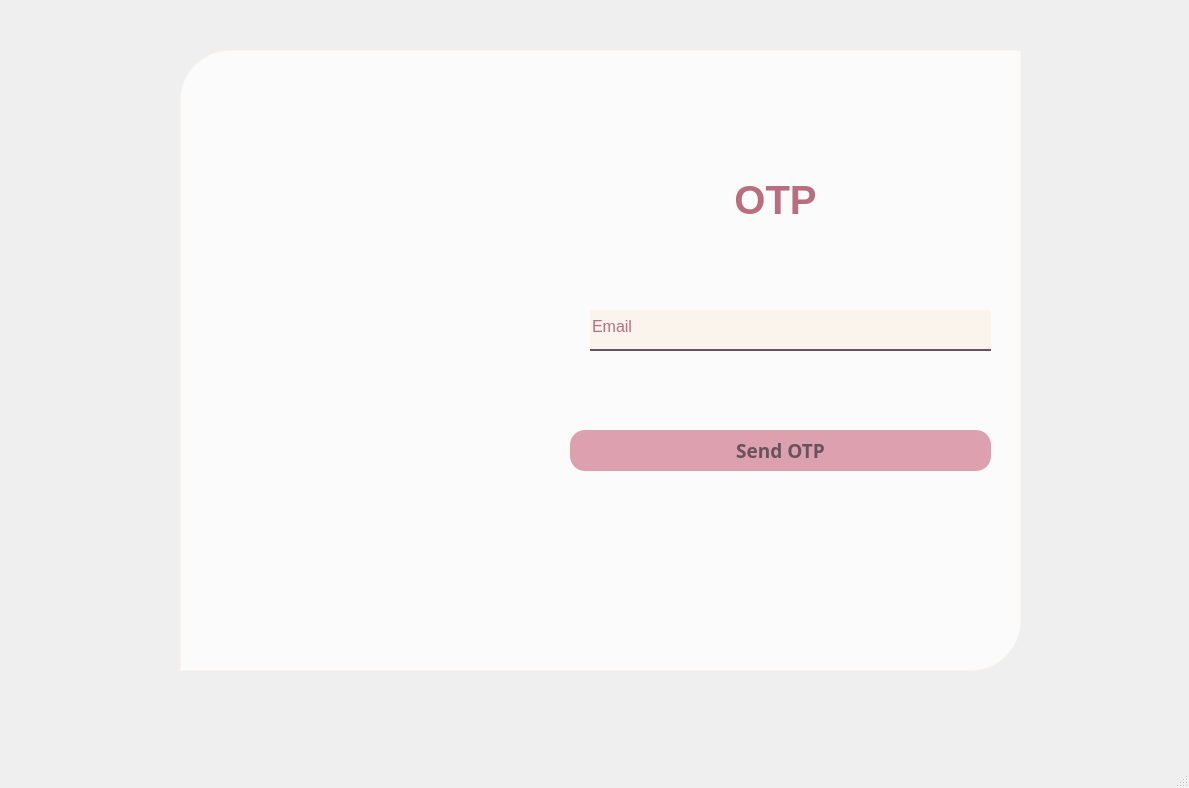
<?xml version="1.0" encoding="UTF-8"?>
<ui version="4.0">
 <class>OTP</class>
 <widget class="QMainWindow" name="OTP">
  <property name="geometry">
   <rect>
    <x>0</x>
    <y>0</y>
    <width>1189</width>
    <height>788</height>
   </rect>
  </property>
  <property name="maximumSize">
   <size>
    <width>1189</width>
    <height>788</height>
   </size>
  </property>
  <property name="windowTitle">
   <string>MainWindow</string>
  </property>
  <widget class="QWidget" name="centralwidget">
   <widget class="QLabel" name="label">
    <property name="geometry">
     <rect>
      <x>0</x>
      <y>-10</y>
      <width>1189</width>
      <height>751</height>
     </rect>
    </property>
    <property name="maximumSize">
     <size>
      <width>16777215</width>
      <height>751</height>
     </size>
    </property>
    <property name="autoFillBackground">
     <bool>false</bool>
    </property>
    <property name="styleSheet">
     <string notr="true"/>
    </property>
    <property name="text">
     <string/>
    </property>
    <property name="pixmap">
     <pixmap>images/Background.jpg</pixmap>
    </property>
    <property name="scaledContents">
     <bool>true</bool>
    </property>
   </widget>
   <widget class="QLabel" name="label_2">
    <property name="geometry">
     <rect>
      <x>180</x>
      <y>50</y>
      <width>351</width>
      <height>621</height>
     </rect>
    </property>
    <property name="autoFillBackground">
     <bool>false</bool>
    </property>
    <property name="styleSheet">
     <string notr="true"> border-top-left-radius: 50px;     
    border-top-right-radius: 0px;    
    border-bottom-left-radius: 0px;    
    border-bottom-right-radius: 0px;  

  </string>
    </property>
    <property name="text">
     <string/>
    </property>
    <property name="textFormat">
     <enum>Qt::PlainText</enum>
    </property>
    <property name="pixmap">
     <pixmap>images/bgLogo.png</pixmap>
    </property>
    <property name="scaledContents">
     <bool>true</bool>
    </property>
    <property name="alignment">
     <set>Qt::AlignLeading|Qt::AlignLeft|Qt::AlignVCenter</set>
    </property>
    <property name="wordWrap">
     <bool>false</bool>
    </property>
   </widget>
   <widget class="QLabel" name="label_4">
    <property name="geometry">
     <rect>
      <x>180</x>
      <y>50</y>
      <width>841</width>
      <height>621</height>
     </rect>
    </property>
    <property name="styleSheet">
     <string notr="true">background-color: rgba(255, 255, 255, 192);
 
    padding: 10px;
 border: 1px solid #faf4ec; 
border-top-left-radius: 50px;
border-top-right-radius: 0px;      /* góc trên phải */
    border-bottom-left-radius: 0px;    /* góc dưới trái */
    border-bottom-right-radius: 50px;  /* góc dưới phải */</string>
    </property>
    <property name="text">
     <string/>
    </property>
   </widget>
   <widget class="QLabel" name="label_3">
    <property name="geometry">
     <rect>
      <x>570</x>
      <y>160</y>
      <width>411</width>
      <height>81</height>
     </rect>
    </property>
    <property name="font">
     <font>
      <pointsize>30</pointsize>
      <weight>75</weight>
      <bold>true</bold>
      <kerning>false</kerning>
     </font>
    </property>
    <property name="styleSheet">
     <string notr="true">color: rgb(185, 110, 127);</string>
    </property>
    <property name="text">
     <string>&lt;html&gt;&lt;head/&gt;&lt;body&gt;&lt;p align=&quot;center&quot;&gt;OTP&lt;/p&gt;&lt;/body&gt;&lt;/html&gt;</string>
    </property>
   </widget>
   <widget class="QLineEdit" name="lineEditEmail">
    <property name="geometry">
     <rect>
      <x>590</x>
      <y>310</y>
      <width>401</width>
      <height>41</height>
     </rect>
    </property>
    <property name="font">
     <font>
      <pointsize>12</pointsize>
     </font>
    </property>
    <property name="styleSheet">
     <string notr="true">background-color: rgb(250, 244, 236);
    border: none;                                   /* Xóa viền mặc định */
    border-bottom:  2px solid rgba(104, 83, 92);
                         /* Màu chữ đen */
color: rgb(185, 110, 127);
    padding-bottom: 7px;                            /* Tạo khoảng cách giữa chữ và gạch */
</string>
    </property>
    <property name="text">
     <string>Email</string>
    </property>
   </widget>
   <widget class="QLabel" name="label_6">
    <property name="geometry">
     <rect>
      <x>550</x>
      <y>320</y>
      <width>31</width>
      <height>31</height>
     </rect>
    </property>
    <property name="text">
     <string/>
    </property>
    <property name="pixmap">
     <pixmap>images/ic_email.png</pixmap>
    </property>
    <property name="scaledContents">
     <bool>true</bool>
    </property>
   </widget>
   <widget class="QPushButton" name="pushButtonRegister_2">
    <property name="geometry">
     <rect>
      <x>570</x>
      <y>430</y>
      <width>421</width>
      <height>41</height>
     </rect>
    </property>
    <property name="baseSize">
     <size>
      <width>0</width>
      <height>0</height>
     </size>
    </property>
    <property name="font">
     <font>
      <family>Segoe UI Semilight</family>
      <pointsize>14</pointsize>
      <weight>75</weight>
      <italic>false</italic>
      <bold>true</bold>
     </font>
    </property>
    <property name="styleSheet">
     <string notr="true">color: rgb(104, 83, 92);
background-color: rgb(221, 160, 175);
border-radius: 15px;</string>
    </property>
    <property name="text">
     <string>Send OTP</string>
    </property>
    <property name="iconSize">
     <size>
      <width>40</width>
      <height>40</height>
     </size>
    </property>
   </widget>
   <widget class="QLabel" name="label_7">
    <property name="geometry">
     <rect>
      <x>20</x>
      <y>10</y>
      <width>31</width>
      <height>31</height>
     </rect>
    </property>
    <property name="focusPolicy">
     <enum>Qt::StrongFocus</enum>
    </property>
    <property name="text">
     <string/>
    </property>
    <property name="pixmap">
     <pixmap>images/ic_home.png</pixmap>
    </property>
    <property name="scaledContents">
     <bool>true</bool>
    </property>
   </widget>
   <zorder>label</zorder>
   <zorder>label_4</zorder>
   <zorder>label_2</zorder>
   <zorder>label_3</zorder>
   <zorder>lineEditEmail</zorder>
   <zorder>label_6</zorder>
   <zorder>pushButtonRegister_2</zorder>
   <zorder>label_7</zorder>
  </widget>
  <widget class="QMenuBar" name="menubar">
   <property name="geometry">
    <rect>
     <x>0</x>
     <y>0</y>
     <width>1189</width>
     <height>26</height>
    </rect>
   </property>
  </widget>
  <widget class="QStatusBar" name="statusbar"/>
 </widget>
 <resources>
  <include location="images/bg.qrc"/>
 </resources>
 <connections/>
</ui>
